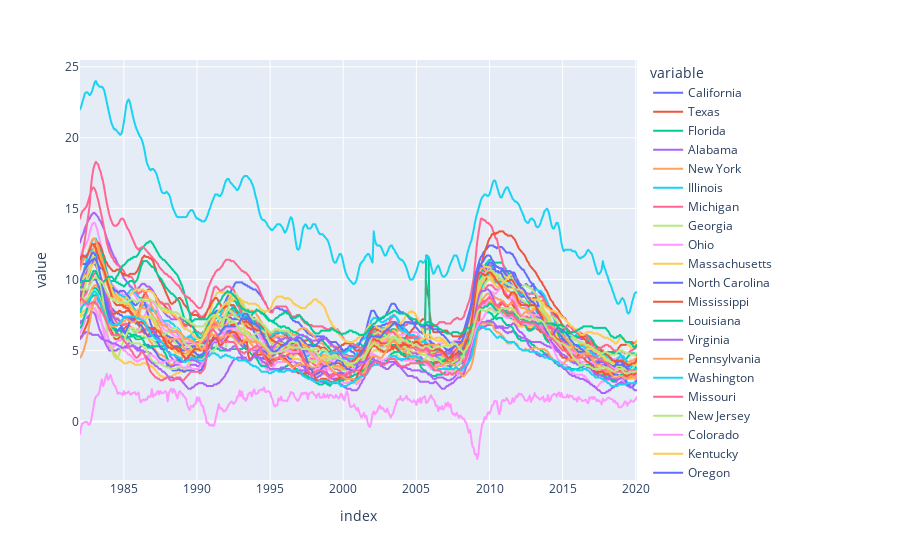

Source (notebook cell):
### Markdown cell above
**Plotting Unemployement State dataframe**
- Plotly will filter out states.

### Code cell
px.line(unemp_states)

### Figure 1 — Plotly figure (JSON) as saved in the notebook; plotly's stock layout.template omitted (floating-point values rounded to 4 significant figures; data arrays with more than 128 entries replaced by an {"elided": "..."} marker saying what was removed)
{"data": [{"hovertemplate": "variable=California<br>index=%{x}<br>value=%{y}<extra></extra>", "legendgroup": "California", "line": {"color": "#636efa", "dash": "solid"}, "marker": {"symbol": "circle"}, "mode": "lines", "name": "California", "showlegend": true, "type": "scattergl", "x": {"elided": "458 str values"}, "xaxis": "x", "y": {"elided": "458 float values"}, "yaxis": "y"}, {"hovertemplate": "variable=Texas<br>index=%{x}<br>value=%{y}<extra></extra>", "legendgroup": "Texas", "line": {"color": "#EF553B", "dash": "solid"}, "marker": {"symbol": "circle"}, "mode": "lines", "name": "Texas", "showlegend": true, "type": "scattergl", "x": {"elided": "458 str values"}, "xaxis": "x", "y": {"elided": "458 float values"}, "yaxis": "y"}, {"hovertemplate": "variable=Florida<br>index=%{x}<br>value=%{y}<extra></extra>", "legendgroup": "Florida", "line": {"color": "#00cc96", "dash": "solid"}, "marker": {"symbol": "circle"}, "mode": "lines", "name": "Florida", "showlegend": true, "type": "scattergl", "x": {"elided": "458 str values"}, "xaxis": "x", "y": {"elided": "458 float values"}, "yaxis": "y"}, {"hovertemplate": "variable=Alabama<br>index=%{x}<br>value=%{y}<extra></extra>", "legendgroup": "Alabama", "line": {"color": "#ab63fa", "dash": "solid"}, "marker": {"symbol": "circle"}, "mode": "lines", "name": "Alabama", "showlegend": true, "type": "scattergl", "x": {"elided": "458 str values"}, "xaxis": "x", "y": {"elided": "458 float values"}, "yaxis": "y"}, {"hovertemplate": "variable=New York<br>index=%{x}<br>value=%{y}<extra></extra>", "legendgroup": "New York", "line": {"color": "#FFA15A", "dash": "solid"}, "marker": {"symbol": "circle"}, "mode": "lines", "name": "New York", "showlegend": true, "type": "scattergl", "x": {"elided": "458 str values"}, "xaxis": "x", "y": {"elided": "458 float values"}, "yaxis": "y"}, {"hovertemplate": "variable=Illinois<br>index=%{x}<br>value=%{y}<extra></extra>", "legendgroup": "Illinois", "line": {"color": "#19d3f3", "dash": "solid"}, "marker": {"symbol": "circle"}, "mode": "lines", "name": "Illinois", "showlegend": true, "type": "scattergl", "x": {"elided": "458 str values"}, "xaxis": "x", "y": {"elided": "458 float values"}, "yaxis": "y"}, {"hovertemplate": "variable=Michigan<br>index=%{x}<br>value=%{y}<extra></extra>", "legendgroup": "Michigan", "line": {"color": "#FF6692", "dash": "solid"}, "marker": {"symbol": "circle"}, "mode": "lines", "name": "Michigan", "showlegend": true, "type": "scattergl", "x": {"elided": "458 str values"}, "xaxis": "x", "y": {"elided": "458 float values"}, "yaxis": "y"}, {"hovertemplate": "variable=Georgia<br>index=%{x}<br>value=%{y}<extra></extra>", "legendgroup": "Georgia", "line": {"color": "#B6E880", "dash": "solid"}, "marker": {"symbol": "circle"}, "mode": "lines", "name": "Georgia", "showlegend": true, "type": "scattergl", "x": {"elided": "458 str values"}, "xaxis": "x", "y": {"elided": "458 float values"}, "yaxis": "y"}, {"hovertemplate": "variable=Ohio<br>index=%{x}<br>value=%{y}<extra></extra>", "legendgroup": "Ohio", "line": {"color": "#FF97FF", "dash": "solid"}, "marker": {"symbol": "circle"}, "mode": "lines", "name": "Ohio", "showlegend": true, "type": "scattergl", "x": {"elided": "458 str values"}, "xaxis": "x", "y": {"elided": "458 float values"}, "yaxis": "y"}, {"hovertemplate": "variable=Massachusetts<br>index=%{x}<br>value=%{y}<extra></extra>", "legendgroup": "Massachusetts", "line": {"color": "#FECB52", "dash": "solid"}, "marker": {"symbol": "circle"}, "mode": "lines", "name": "Massachusetts", "showlegend": true, "type": "scattergl", "x": {"elided": "458 str values"}, "xaxis": "x", "y": {"elided": "458 float values"}, "yaxis": "y"}, {"hovertemplate": "variable=North Carolina<br>index=%{x}<br>value=%{y}<extra></extra>", "legendgroup": "North Carolina", "line": {"color": "#636efa", "dash": "solid"}, "marker": {"symbol": "circle"}, "mode": "lines", "name": "North Carolina", "showlegend": true, "type": "scattergl", "x": {"elided": "458 str values"}, "xaxis": "x", "y": {"elided": "458 float values"}, "yaxis": "y"}, {"hovertemplate": "variable=Mississippi<br>index=%{x}<br>value=%{y}<extra></extra>", "legendgroup": "Mississippi", "line": {"color": "#EF553B", "dash": "solid"}, "marker": {"symbol": "circle"}, "mode": "lines", "name": "Mississippi", "showlegend": true, "type": "scattergl", "x": {"elided": "458 str values"}, "xaxis": "x", "y": {"elided": "458 float values"}, "yaxis": "y"}, {"hovertemplate": "variable=Louisiana<br>index=%{x}<br>value=%{y}<extra></extra>", "legendgroup": "Louisiana", "line": {"color": "#00cc96", "dash": "solid"}, "marker": {"symbol": "circle"}, "mode": "lines", "name": "Louisiana", "showlegend": true, "type": "scattergl", "x": {"elided": "458 str values"}, "xaxis": "x", "y": {"elided": "458 float values"}, "yaxis": "y"}, {"hovertemplate": "variable=Virginia<br>index=%{x}<br>value=%{y}<extra></extra>", "legendgroup": "Virginia", "line": {"color": "#ab63fa", "dash": "solid"}, "marker": {"symbol": "circle"}, "mode": "lines", "name": "Virginia", "showlegend": true, "type": "scattergl", "x": {"elided": "458 str values"}, "xaxis": "x", "y": {"elided": "458 float values"}, "yaxis": "y"}, {"hovertemplate": "variable=Pennsylvania<br>index=%{x}<br>value=%{y}<extra></extra>", "legendgroup": "Pennsylvania", "line": {"color": "#FFA15A", "dash": "solid"}, "marker": {"symbol": "circle"}, "mode": "lines", "name": "Pennsylvania", "showlegend": true, "type": "scattergl", "x": {"elided": "458 str values"}, "xaxis": "x", "y": {"elided": "458 float values"}, "yaxis": "y"}, {"hovertemplate": "variable=Washington<br>index=%{x}<br>value=%{y}<extra></extra>", "legendgroup": "Washington", "line": {"color": "#19d3f3", "dash": "solid"}, "marker": {"symbol": "circle"}, "mode": "lines", "name": "Washington", "showlegend": true, "type": "scattergl", "x": {"elided": "458 str values"}, "xaxis": "x", "y": {"elided": "458 float values"}, "yaxis": "y"}, {"hovertemplate": "variable=Missouri<br>index=%{x}<br>value=%{y}<extra></extra>", "legendgroup": "Missouri", "line": {"color": "#FF6692", "dash": "solid"}, "marker": {"symbol": "circle"}, "mode": "lines", "name": "Missouri", "showlegend": true, "type": "scattergl", "x": {"elided": "458 str values"}, "xaxis": "x", "y": {"elided": "458 float values"}, "yaxis": "y"}, {"hovertemplate": "variable=New Jersey<br>index=%{x}<br>value=%{y}<extra></extra>", "legendgroup": "New Jersey", "line": {"color": "#B6E880", "dash": "solid"}, "marker": {"symbol": "circle"}, "mode": "lines", "name": "New Jersey", "showlegend": true, "type": "scattergl", "x": {"elided": "458 str values"}, "xaxis": "x", "y": {"elided": "458 float values"}, "yaxis": "y"}, {"hovertemplate": "variable=Colorado<br>index=%{x}<br>value=%{y}<extra></extra>", "legendgroup": "Colorado", "line": {"color": "#FF97FF", "dash": "solid"}, "marker": {"symbol": "circle"}, "mode": "lines", "name": "Colorado", "showlegend": true, "type": "scattergl", "x": {"elided": "458 str values"}, "xaxis": "x", "y": {"elided": "458 float values"}, "yaxis": "y"}, {"hovertemplate": "variable=Kentucky<br>index=%{x}<br>value=%{y}<extra></extra>", "legendgroup": "Kentucky", "line": {"color": "#FECB52", "dash": "solid"}, "marker": {"symbol": "circle"}, "mode": "lines", "name": "Kentucky", "showlegend": true, "type": "scattergl", "x": {"elided": "458 str values"}, "xaxis": "x", "y": {"elided": "458 float values"}, "yaxis": "y"}, {"hovertemplate": "variable=Oregon<br>index=%{x}<br>value=%{y}<extra></extra>", "legendgroup": "Oregon", "line": {"color": "#636efa", "dash": "solid"}, "marker": {"symbol": "circle"}, "mode": "lines", "name": "Oregon", "showlegend": true, "type": "scattergl", "x": {"elided": "458 str values"}, "xaxis": "x", "y": {"elided": "458 float values"}, "yaxis": "y"}, {"hovertemplate": "variable=Nevada<br>index=%{x}<br>value=%{y}<extra></extra>", "legendgroup": "Nevada", "line": {"color": "#EF553B", "dash": "solid"}, "marker": {"symbol": "circle"}, "mode": "lines", "name": "Nevada", "showlegend": true, "type": "scattergl", "x": {"elided": "458 str values"}, "xaxis": "x", "y": {"elided": "458 float values"}, "yaxis": "y"}, {"hovertemplate": "variable=Minnesota<br>index=%{x}<br>value=%{y}<extra></extra>", "legendgroup": "Minnesota", "line": {"color": "#00cc96", "dash": "solid"}, "marker": {"symbol": "circle"}, "mode": "lines", "name": "Minnesota", "showlegend": true, "type": "scattergl", "x": {"elided": "458 str values"}, "xaxis": "x", "y": {"elided": "458 float values"}, "yaxis": "y"}, {"hovertemplate": "variable=Wisconsin<br>index=%{x}<br>value=%{y}<extra></extra>", "legendgroup": "Wisconsin", "line": {"color": "#ab63fa", "dash": "solid"}, "marker": {"symbol": "circle"}, "mode": "lines", "name": "Wisconsin", "showlegend": true, "type": "scattergl", "x": {"elided": "458 str values"}, "xaxis": "x", "y": {"elided": "458 float values"}, "yaxis": "y"}, {"hovertemplate": "variable=Tennessee<br>index=%{x}<br>value=%{y}<extra></extra>", "legendgroup": "Tennessee", "line": {"color": "#FFA15A", "dash": "solid"}, "marker": {"symbol": "circle"}, "mode": "lines", "name": "Tennessee", "showlegend": true, "type": "scattergl", "x": {"elided": "458 str values"}, "xaxis": "x", "y": {"elided": "458 float values"}, "yaxis": "y"}, {"hovertemplate": "variable=Puerto Rico<br>index=%{x}<br>value=%{y}<extra></extra>", "legendgroup": "Puerto Rico", "line": {"color": "#19d3f3", "dash": "solid"}, "marker": {"symbol": "circle"}, "mode": "lines", "name": "Puerto Rico", "showlegend": true, "type": "scattergl", "x": {"elided": "458 str values"}, "xaxis": "x", "y": {"elided": "458 float values"}, "yaxis": "y"}, {"hovertemplate": "variable=West Virginia<br>index=%{x}<br>value=%{y}<extra></extra>", "legendgroup": "West Virginia", "line": {"color": "#FF6692", "dash": "solid"}, "marker": {"symbol": "circle"}, "mode": "lines", "name": "West Virginia", "showlegend": true, "type": "scattergl", "x": {"elided": "458 str values"}, "xaxis": "x", "y": {"elided": "458 float values"}, "yaxis": "y"}, {"hovertemplate": "variable=Arizona<br>index=%{x}<br>value=%{y}<extra></extra>", "legendgroup": "Arizona", "line": {"color": "#B6E880", "dash": "solid"}, "marker": {"symbol": "circle"}, "mode": "lines", "name": "Arizona", "showlegend": true, "type": "scattergl", "x": {"elided": "458 str values"}, "xaxis": "x", "y": {"elided": "458 float values"}, "yaxis": "y"}, {"hovertemplate": "variable=Maryland<br>index=%{x}<br>value=%{y}<extra></extra>", "legendgroup": "Maryland", "line": {"color": "#FF97FF", "dash": "solid"}, "marker": {"symbol": "circle"}, "mode": "lines", "name": "Maryland", "showlegend": true, "type": "scattergl", "x": {"elided": "458 str values"}, "xaxis": "x", "y": {"elided": "458 float values"}, "yaxis": "y"}, {"hovertemplate": "variable=the District of Columbia<br>index=%{x}<br>value=%{y}<extra></extra>", "legendgroup": "the District of Columbia", "line": {"color": "#FECB52", "dash": "solid"}, "marker": {"symbol": "circle"}, "mode": "lines", "name": "the District of Columbia", "showlegend": true, "type": "scattergl", "x": {"elided": "458 str values"}, "xaxis": "x", "y": {"elided": "458 float values"}, "yaxis": "y"}, {"hovertemplate": "variable=South Carolina<br>index=%{x}<br>value=%{y}<extra></extra>", "legendgroup": "South Carolina", "line": {"color": "#636efa", "dash": "solid"}, "marker": {"symbol": "circle"}, "mode": "lines", "name": "South Carolina", "showlegend": true, "type": "scattergl", "x": {"elided": "458 str values"}, "xaxis": "x", "y": {"elided": "458 float values"}, "yaxis": "y"}, {"hovertemplate": "variable=Indiana<br>index=%{x}<br>value=%{y}<extra></extra>", "legendgroup": "Indiana", "line": {"color": "#EF553B", "dash": "solid"}, "marker": {"symbol": "circle"}, "mode": "lines", "name": "Indiana", "showlegend": true, "type": "scattergl", "x": {"elided": "458 str values"}, "xaxis": "x", "y": {"elided": "458 float values"}, "yaxis": "y"}, {"hovertemplate": "variable=Alaska<br>index=%{x}<br>value=%{y}<extra></extra>", "legendgroup": "Alaska", "line": {"color": "#00cc96", "dash": "solid"}, "marker": {"symbol": "circle"}, "mode": "lines", "name": "Alaska", "showlegend": true, "type": "scattergl", "x": {"elided": "458 str values"}, "xaxis": "x", "y": {"elided": "458 float values"}, "yaxis": "y"}, {"hovertemplate": "variable=Hawaii<br>index=%{x}<br>value=%{y}<extra></extra>", "legendgroup": "Hawaii", "line": {"color": "#ab63fa", "dash": "solid"}, "marker": {"symbol": "circle"}, "mode": "lines", "name": "Hawaii", "showlegend": true, "type": "scattergl", "x": {"elided": "458 str values"}, "xaxis": "x", "y": {"elided": "458 float values"}, "yaxis": "y"}, {"hovertemplate": "variable=Oklahoma<br>index=%{x}<br>value=%{y}<extra></extra>", "legendgroup": "Oklahoma", "line": {"color": "#FFA15A", "dash": "solid"}, "marker": {"symbol": "circle"}, "mode": "lines", "name": "Oklahoma", "showlegend": true, "type": "scattergl", "x": {"elided": "458 str values"}, "xaxis": "x", "y": {"elided": "458 float values"}, "yaxis": "y"}, {"hovertemplate": "variable=Iowa<br>index=%{x}<br>value=%{y}<extra></extra>", "legendgroup": "Iowa", "line": {"color": "#19d3f3", "dash": "solid"}, "marker": {"symbol": "circle"}, "mode": "lines", "name": "Iowa", "showlegend": true, "type": "scattergl", "x": {"elided": "458 str values"}, "xaxis": "x", "y": {"elided": "458 float values"}, "yaxis": "y"}, {"hovertemplate": "variable=Delaware<br>index=%{x}<br>value=%{y}<extra></extra>", "legendgroup": "Delaware", "line": {"color": "#FF6692", "dash": "solid"}, "marker": {"symbol": "circle"}, "mode": "lines", "name": "Delaware", "showlegend": true, "type": "scattergl", "x": {"elided": "458 str values"}, "xaxis": "x", "y": {"elided": "458 float values"}, "yaxis": "y"}, {"hovertemplate": "variable=Arkansas<br>index=%{x}<br>value=%{y}<extra></extra>", "legendgroup": "Arkansas", "line": {"color": "#B6E880", "dash": "solid"}, "marker": {"symbol": "circle"}, "mode": "lines", "name": "Arkansas", "showlegend": true, "type": "scattergl", "x": {"elided": "458 str values"}, "xaxis": "x", "y": {"elided": "458 float values"}, "yaxis": "y"}, {"hovertemplate": "variable=Leading Index for the United States<br>index=%{x}<br>value=%{y}<extra></extra>", "legendgroup": "Leading Index for the United States", "line": {"color": "#FF97FF", "dash": "solid"}, "marker": {"symbol": "circle"}, "mode": "lines", "name": "Leading Index for the United States", "showlegend": true, "type": "scattergl", "x": {"elided": "458 str values"}, "xaxis": "x", "y": {"elided": "458 float values"}, "yaxis": "y"}], "layout": {"legend": {"title": {"text": "variable"}, "tracegroupgap": 0}, "margin": {"t": 60}, "xaxis": {"anchor": "y", "domain": [0, 1], "title": {"text": "index"}}, "yaxis": {"anchor": "x", "domain": [0, 1], "title": {"text": "value"}}}}
